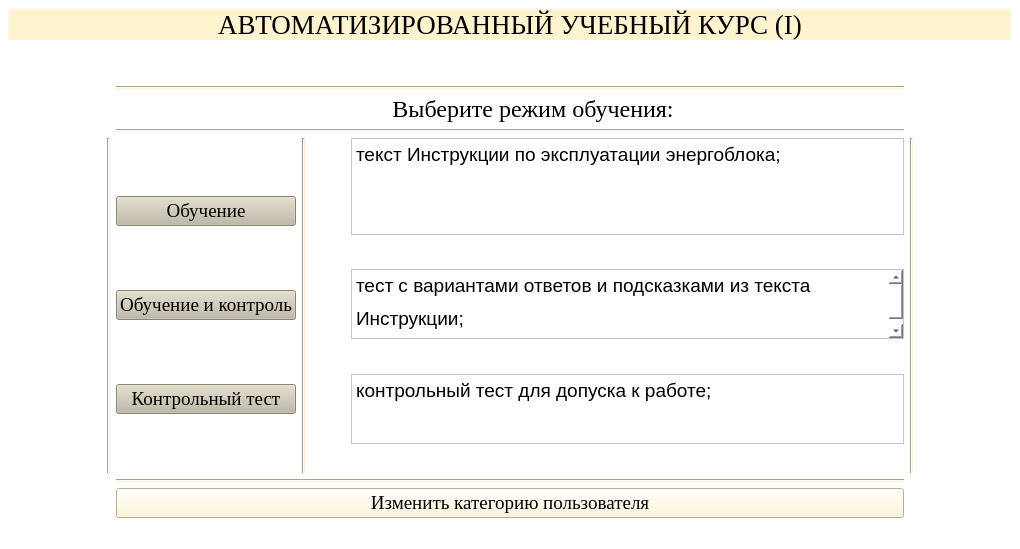
<?xml version="1.0" encoding="UTF-8"?>
<ui version="4.0">
 <class>GlavnayaIWindow</class>
 <widget class="QMainWindow" name="GlavnayaIWindow">
  <property name="geometry">
   <rect>
    <x>0</x>
    <y>0</y>
    <width>1020</width>
    <height>549</height>
   </rect>
  </property>
  <property name="font">
   <font>
    <family>Times New Roman</family>
    <pointsize>14</pointsize>
   </font>
  </property>
  <property name="windowTitle">
   <string>АУК</string>
  </property>
  <property name="layoutDirection">
   <enum>Qt::LeftToRight</enum>
  </property>
  <property name="styleSheet">
   <string notr="true">background-color: rgb(255, 255, 255);</string>
  </property>
  <widget class="QWidget" name="centralwidget">
   <layout class="QGridLayout" name="gridLayout">
    <item row="12" column="4">
     <spacer name="verticalSpacer_20">
      <property name="orientation">
       <enum>Qt::Vertical</enum>
      </property>
      <property name="sizeHint" stdset="0">
       <size>
        <width>20</width>
        <height>40</height>
       </size>
      </property>
     </spacer>
    </item>
    <item row="15" column="4">
     <spacer name="verticalSpacer_13">
      <property name="orientation">
       <enum>Qt::Vertical</enum>
      </property>
      <property name="sizeHint" stdset="0">
       <size>
        <width>20</width>
        <height>40</height>
       </size>
      </property>
     </spacer>
    </item>
    <item row="17" column="4">
     <spacer name="verticalSpacer_6">
      <property name="orientation">
       <enum>Qt::Vertical</enum>
      </property>
      <property name="sizeHint" stdset="0">
       <size>
        <width>20</width>
        <height>40</height>
       </size>
      </property>
     </spacer>
    </item>
    <item row="11" column="4">
     <widget class="Line" name="line_3">
      <property name="styleSheet">
       <string notr="true">background-color:#FFF3D0;</string>
      </property>
      <property name="orientation">
       <enum>Qt::Horizontal</enum>
      </property>
     </widget>
    </item>
    <item row="7" column="4">
     <spacer name="verticalSpacer">
      <property name="orientation">
       <enum>Qt::Vertical</enum>
      </property>
      <property name="sizeType">
       <enum>QSizePolicy::Preferred</enum>
      </property>
      <property name="sizeHint" stdset="0">
       <size>
        <width>20</width>
        <height>40</height>
       </size>
      </property>
     </spacer>
    </item>
    <item row="10" column="7">
     <spacer name="horizontalSpacer_9">
      <property name="orientation">
       <enum>Qt::Horizontal</enum>
      </property>
      <property name="sizeType">
       <enum>QSizePolicy::Minimum</enum>
      </property>
      <property name="sizeHint" stdset="0">
       <size>
        <width>40</width>
        <height>20</height>
       </size>
      </property>
     </spacer>
    </item>
    <item row="19" column="4">
     <spacer name="verticalSpacer_3">
      <property name="orientation">
       <enum>Qt::Vertical</enum>
      </property>
      <property name="sizeHint" stdset="0">
       <size>
        <width>20</width>
        <height>40</height>
       </size>
      </property>
     </spacer>
    </item>
    <item row="20" column="4">
     <spacer name="verticalSpacer_2">
      <property name="orientation">
       <enum>Qt::Vertical</enum>
      </property>
      <property name="sizeHint" stdset="0">
       <size>
        <width>20</width>
        <height>40</height>
       </size>
      </property>
     </spacer>
    </item>
    <item row="1" column="4">
     <spacer name="verticalSpacer_4">
      <property name="orientation">
       <enum>Qt::Vertical</enum>
      </property>
      <property name="sizeHint" stdset="0">
       <size>
        <width>20</width>
        <height>40</height>
       </size>
      </property>
     </spacer>
    </item>
    <item row="10" column="6">
     <spacer name="horizontalSpacer_7">
      <property name="orientation">
       <enum>Qt::Horizontal</enum>
      </property>
      <property name="sizeType">
       <enum>QSizePolicy::Minimum</enum>
      </property>
      <property name="sizeHint" stdset="0">
       <size>
        <width>40</width>
        <height>20</height>
       </size>
      </property>
     </spacer>
    </item>
    <item row="10" column="4">
     <layout class="QHBoxLayout" name="horizontalLayout_2">
      <item>
       <layout class="QVBoxLayout" name="verticalLayout_2">
        <item>
         <widget class="QPushButton" name="btn_teoriya">
          <property name="font">
           <font>
            <family>Times New Roman</family>
            <pointsize>14</pointsize>
           </font>
          </property>
          <property name="styleSheet">
           <string notr="true">background-color:#BFB9A5;
</string>
          </property>
          <property name="text">
           <string>Обучение</string>
          </property>
         </widget>
        </item>
        <item>
         <widget class="QPushButton" name="btn_test_podskazka">
          <property name="font">
           <font>
            <family>Times New Roman</family>
            <pointsize>14</pointsize>
           </font>
          </property>
          <property name="styleSheet">
           <string notr="true">background-color:#BFB9A5;</string>
          </property>
          <property name="text">
           <string>Обучение и контроль</string>
          </property>
         </widget>
        </item>
        <item>
         <widget class="QPushButton" name="btn_contr_test">
          <property name="font">
           <font>
            <family>Times New Roman</family>
            <pointsize>14</pointsize>
           </font>
          </property>
          <property name="styleSheet">
           <string notr="true">background-color:#BFB9A5;</string>
          </property>
          <property name="text">
           <string>Контрольный тест</string>
          </property>
         </widget>
        </item>
       </layout>
      </item>
      <item>
       <widget class="Line" name="line_6">
        <property name="styleSheet">
         <string notr="true">background-color:#FFEBD0;</string>
        </property>
        <property name="orientation">
         <enum>Qt::Vertical</enum>
        </property>
       </widget>
      </item>
      <item>
       <spacer name="horizontalSpacer_10">
        <property name="orientation">
         <enum>Qt::Horizontal</enum>
        </property>
        <property name="sizeType">
         <enum>QSizePolicy::Fixed</enum>
        </property>
        <property name="sizeHint" stdset="0">
         <size>
          <width>40</width>
          <height>20</height>
         </size>
        </property>
       </spacer>
      </item>
      <item>
       <layout class="QVBoxLayout" name="verticalLayout_3">
        <item>
         <widget class="QTextBrowser" name="textBrowser">
          <property name="font">
           <font>
            <pointsize>14</pointsize>
           </font>
          </property>
          <property name="styleSheet">
           <string notr="true"/>
          </property>
          <property name="sizeAdjustPolicy">
           <enum>QAbstractScrollArea::AdjustToContentsOnFirstShow</enum>
          </property>
          <property name="html">
           <string>&lt;!DOCTYPE HTML PUBLIC &quot;-//W3C//DTD HTML 4.0//EN&quot; &quot;http://www.w3.org/TR/REC-html40/strict.dtd&quot;&gt;
&lt;html&gt;&lt;head&gt;&lt;meta name=&quot;qrichtext&quot; content=&quot;1&quot; /&gt;&lt;style type=&quot;text/css&quot;&gt;
p, li { white-space: pre-wrap; }
&lt;/style&gt;&lt;/head&gt;&lt;body style=&quot; font-family:'MS Shell Dlg 2'; font-size:14pt; font-weight:400; font-style:normal;&quot;&gt;
&lt;p style=&quot; margin-top:12px; margin-bottom:12px; margin-left:0px; margin-right:0px; -qt-block-indent:0; text-indent:0px; line-height:150%;&quot;&gt;&lt;span style=&quot; font-family:'Times New Roman,serif';&quot;&gt;текст Инструкции по эксплуатации энергоблока;&lt;/span&gt;&lt;/p&gt;&lt;/body&gt;&lt;/html&gt;</string>
          </property>
         </widget>
        </item>
        <item>
         <spacer name="verticalSpacer_9">
          <property name="orientation">
           <enum>Qt::Vertical</enum>
          </property>
          <property name="sizeHint" stdset="0">
           <size>
            <width>20</width>
            <height>40</height>
           </size>
          </property>
         </spacer>
        </item>
        <item>
         <widget class="QTextBrowser" name="textBrowser_2">
          <property name="layoutDirection">
           <enum>Qt::LeftToRight</enum>
          </property>
          <property name="autoFillBackground">
           <bool>false</bool>
          </property>
          <property name="styleSheet">
           <string notr="true"/>
          </property>
          <property name="sizeAdjustPolicy">
           <enum>QAbstractScrollArea::AdjustToContentsOnFirstShow</enum>
          </property>
          <property name="html">
           <string>&lt;!DOCTYPE HTML PUBLIC &quot;-//W3C//DTD HTML 4.0//EN&quot; &quot;http://www.w3.org/TR/REC-html40/strict.dtd&quot;&gt;
&lt;html&gt;&lt;head&gt;&lt;meta name=&quot;qrichtext&quot; content=&quot;1&quot; /&gt;&lt;style type=&quot;text/css&quot;&gt;
p, li { white-space: pre-wrap; }
&lt;/style&gt;&lt;/head&gt;&lt;body style=&quot; font-family:'MS Shell Dlg 2'; font-size:8.25pt; font-weight:400; font-style:normal;&quot;&gt;
&lt;p style=&quot; margin-top:12px; margin-bottom:12px; margin-left:0px; margin-right:0px; -qt-block-indent:0; text-indent:0px; line-height:150%;&quot;&gt;&lt;span style=&quot; font-family:'Times New Roman,serif'; font-size:14pt;&quot;&gt;тест с вариантами ответов и подсказками из текста Инструкции;&lt;/span&gt;&lt;/p&gt;&lt;/body&gt;&lt;/html&gt;</string>
          </property>
         </widget>
        </item>
        <item>
         <spacer name="verticalSpacer_16">
          <property name="orientation">
           <enum>Qt::Vertical</enum>
          </property>
          <property name="sizeHint" stdset="0">
           <size>
            <width>20</width>
            <height>40</height>
           </size>
          </property>
         </spacer>
        </item>
        <item>
         <widget class="QTextBrowser" name="textBrowser_3">
          <property name="styleSheet">
           <string notr="true"/>
          </property>
          <property name="sizeAdjustPolicy">
           <enum>QAbstractScrollArea::AdjustToContentsOnFirstShow</enum>
          </property>
          <property name="html">
           <string>&lt;!DOCTYPE HTML PUBLIC &quot;-//W3C//DTD HTML 4.0//EN&quot; &quot;http://www.w3.org/TR/REC-html40/strict.dtd&quot;&gt;
&lt;html&gt;&lt;head&gt;&lt;meta name=&quot;qrichtext&quot; content=&quot;1&quot; /&gt;&lt;style type=&quot;text/css&quot;&gt;
p, li { white-space: pre-wrap; }
&lt;/style&gt;&lt;/head&gt;&lt;body style=&quot; font-family:'MS Shell Dlg 2'; font-size:8.25pt; font-weight:400; font-style:normal;&quot;&gt;
&lt;p style=&quot; margin-top:0px; margin-bottom:0px; margin-left:0px; margin-right:0px; -qt-block-indent:0; text-indent:0px;&quot;&gt;&lt;span style=&quot; font-family:'Times New Roman,serif'; font-size:14pt;&quot;&gt;контрольный тест для допуска к работе;&lt;/span&gt;&lt;/p&gt;&lt;/body&gt;&lt;/html&gt;</string>
          </property>
         </widget>
        </item>
        <item>
         <spacer name="verticalSpacer_17">
          <property name="orientation">
           <enum>Qt::Vertical</enum>
          </property>
          <property name="sizeHint" stdset="0">
           <size>
            <width>20</width>
            <height>40</height>
           </size>
          </property>
         </spacer>
        </item>
       </layout>
      </item>
     </layout>
    </item>
    <item row="10" column="2">
     <spacer name="horizontalSpacer_4">
      <property name="orientation">
       <enum>Qt::Horizontal</enum>
      </property>
      <property name="sizeType">
       <enum>QSizePolicy::Minimum</enum>
      </property>
      <property name="sizeHint" stdset="0">
       <size>
        <width>40</width>
        <height>20</height>
       </size>
      </property>
     </spacer>
    </item>
    <item row="21" column="4">
     <widget class="QPushButton" name="btn_user">
      <property name="font">
       <font>
        <family>Times New Roman</family>
        <pointsize>14</pointsize>
       </font>
      </property>
      <property name="styleSheet">
       <string notr="true">background-color:#FFF3D0;</string>
      </property>
      <property name="text">
       <string>Изменить категорию пользователя</string>
      </property>
     </widget>
    </item>
    <item row="5" column="4">
     <widget class="Line" name="line_2">
      <property name="styleSheet">
       <string notr="true">background-color:#FFF3D0;</string>
      </property>
      <property name="orientation">
       <enum>Qt::Horizontal</enum>
      </property>
     </widget>
    </item>
    <item row="3" column="4">
     <widget class="Line" name="line">
      <property name="font">
       <font>
        <family>Times New Roman</family>
       </font>
      </property>
      <property name="styleSheet">
       <string notr="true">background-color: #FFF3D0;</string>
      </property>
      <property name="orientation">
       <enum>Qt::Horizontal</enum>
      </property>
     </widget>
    </item>
    <item row="18" column="4">
     <spacer name="verticalSpacer_5">
      <property name="orientation">
       <enum>Qt::Vertical</enum>
      </property>
      <property name="sizeHint" stdset="0">
       <size>
        <width>20</width>
        <height>40</height>
       </size>
      </property>
     </spacer>
    </item>
    <item row="4" column="2" colspan="6">
     <widget class="QLabel" name="label">
      <property name="font">
       <font>
        <family>Times New Roman</family>
        <pointsize>18</pointsize>
       </font>
      </property>
      <property name="styleSheet">
       <string notr="true"/>
      </property>
      <property name="text">
       <string>Выберите режим обучения:</string>
      </property>
      <property name="alignment">
       <set>Qt::AlignCenter</set>
      </property>
     </widget>
    </item>
    <item row="16" column="4">
     <spacer name="verticalSpacer_7">
      <property name="orientation">
       <enum>Qt::Vertical</enum>
      </property>
      <property name="sizeHint" stdset="0">
       <size>
        <width>20</width>
        <height>40</height>
       </size>
      </property>
     </spacer>
    </item>
    <item row="10" column="3">
     <widget class="Line" name="line_5">
      <property name="styleSheet">
       <string notr="true">background-color:#FFF3D0;</string>
      </property>
      <property name="orientation">
       <enum>Qt::Vertical</enum>
      </property>
     </widget>
    </item>
    <item row="13" column="4">
     <spacer name="verticalSpacer_15">
      <property name="orientation">
       <enum>Qt::Vertical</enum>
      </property>
      <property name="sizeHint" stdset="0">
       <size>
        <width>20</width>
        <height>40</height>
       </size>
      </property>
     </spacer>
    </item>
    <item row="10" column="1">
     <spacer name="horizontalSpacer_8">
      <property name="orientation">
       <enum>Qt::Horizontal</enum>
      </property>
      <property name="sizeType">
       <enum>QSizePolicy::Fixed</enum>
      </property>
      <property name="sizeHint" stdset="0">
       <size>
        <width>40</width>
        <height>20</height>
       </size>
      </property>
     </spacer>
    </item>
    <item row="10" column="5">
     <widget class="Line" name="line_7">
      <property name="styleSheet">
       <string notr="true">background-color: #FFF3D0;</string>
      </property>
      <property name="orientation">
       <enum>Qt::Vertical</enum>
      </property>
     </widget>
    </item>
    <item row="6" column="4">
     <spacer name="verticalSpacer_8">
      <property name="orientation">
       <enum>Qt::Vertical</enum>
      </property>
      <property name="sizeHint" stdset="0">
       <size>
        <width>20</width>
        <height>40</height>
       </size>
      </property>
     </spacer>
    </item>
    <item row="8" column="4">
     <spacer name="verticalSpacer_11">
      <property name="orientation">
       <enum>Qt::Vertical</enum>
      </property>
      <property name="sizeHint" stdset="0">
       <size>
        <width>20</width>
        <height>40</height>
       </size>
      </property>
     </spacer>
    </item>
    <item row="14" column="4">
     <spacer name="verticalSpacer_14">
      <property name="orientation">
       <enum>Qt::Vertical</enum>
      </property>
      <property name="sizeHint" stdset="0">
       <size>
        <width>20</width>
        <height>40</height>
       </size>
      </property>
     </spacer>
    </item>
    <item row="9" column="4">
     <spacer name="verticalSpacer_12">
      <property name="orientation">
       <enum>Qt::Vertical</enum>
      </property>
      <property name="sizeHint" stdset="0">
       <size>
        <width>20</width>
        <height>40</height>
       </size>
      </property>
     </spacer>
    </item>
    <item row="2" column="4">
     <spacer name="verticalSpacer_21">
      <property name="orientation">
       <enum>Qt::Vertical</enum>
      </property>
      <property name="sizeType">
       <enum>QSizePolicy::Fixed</enum>
      </property>
      <property name="sizeHint" stdset="0">
       <size>
        <width>20</width>
        <height>40</height>
       </size>
      </property>
     </spacer>
    </item>
    <item row="0" column="0" colspan="9">
     <layout class="QVBoxLayout" name="verticalLayout">
      <item>
       <widget class="QLabel" name="label_3">
        <property name="font">
         <font>
          <family>Times New Roman</family>
          <pointsize>20</pointsize>
          <weight>50</weight>
          <italic>false</italic>
          <bold>false</bold>
          <underline>false</underline>
          <strikeout>false</strikeout>
         </font>
        </property>
        <property name="mouseTracking">
         <bool>false</bool>
        </property>
        <property name="styleSheet">
         <string notr="true">background-color:#FFF3D0;</string>
        </property>
        <property name="text">
         <string>АВТОМАТИЗИРОВАННЫЙ УЧЕБНЫЙ КУРС (I)</string>
        </property>
        <property name="alignment">
         <set>Qt::AlignCenter</set>
        </property>
       </widget>
      </item>
     </layout>
    </item>
   </layout>
  </widget>
  <widget class="QStatusBar" name="statusbar"/>
 </widget>
 <resources/>
 <connections/>
</ui>
